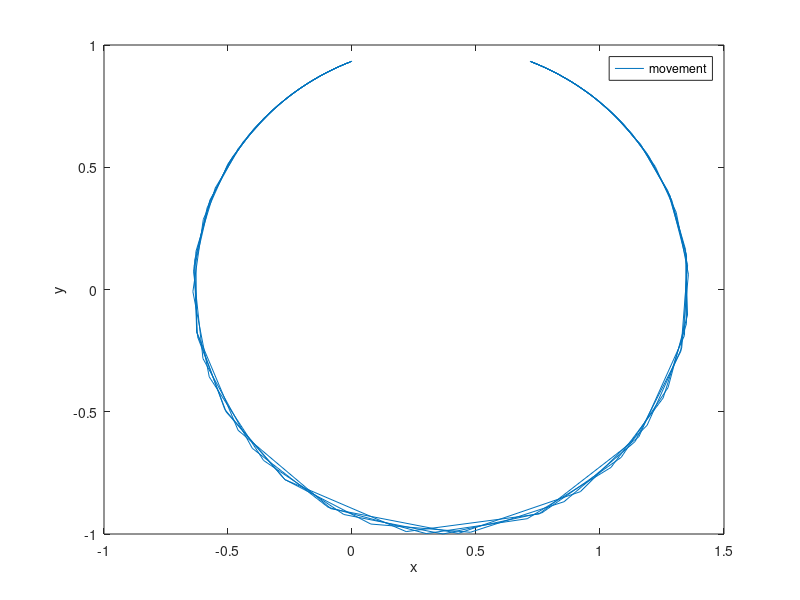
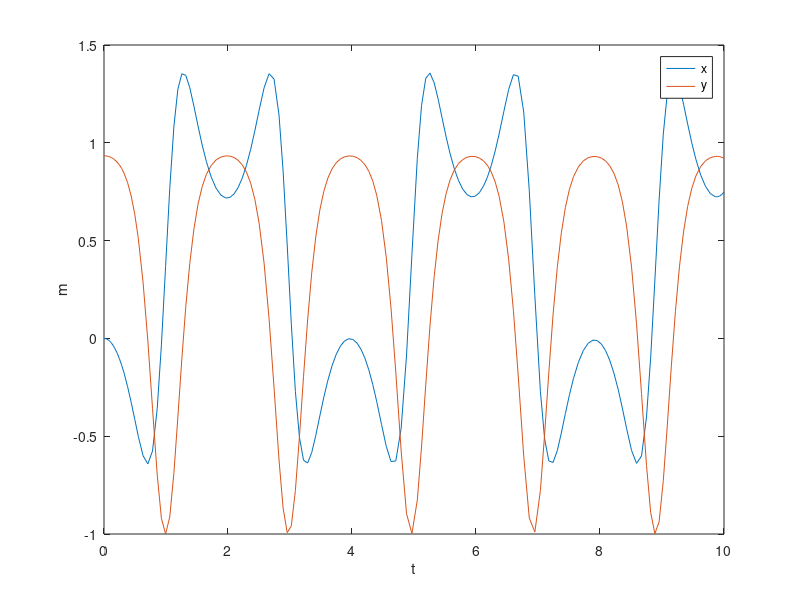

MATLAB code for these plots, in order:
clear all
close all
format long e

g = 9.81;
l = 1;
steps = 100; % Walking steps, physically.
angleinitdegree = -21; % starting angle
angleenddegree = 18; % when our angle passes this angle we pass from one leg to the other
angleinit = (angleinitdegree/180)*pi;
angleend = (angleenddegree/180)*pi;
angle_init_velocity = 0; % Initial angle velocity.

% Walking, angle against time: x = theta
% Differential equations:
f = @(t,x) [x(2); g*sin(x(1))/l];

% Interval over which to solve x
tspan = [0 10];

% Initial state
x0 = [angleinit;angle_init_velocity];
x_cord = [];
y_cord = [];
xfinal=0;
yfinal=l*cos(x0(1));
ttot = [];

% Determine t, x(t)
for i = 1:steps
    [t,x] = ode45(f, tspan, x0);
    newx = min(find((x(:,1)>angleend)));    
    if ~isempty(newx)
        newtspan = [0 t(newx)];
        [t,x] = ode45(f, newtspan, x0);
        newx = min(find((x(:,1)>angleend)));
        if ~isempty(ttot)
            ttot = [ttot; ttot(end)+t(1:newx-1)];
        else
            ttot = [t(1:newx-1)];
        end
        for j = 1:(newx-1)
            x_cord = [x_cord; xfinal+(l*sin(x(j,1))-l*sin(x(1,1)))];
            y_cord = [y_cord; yfinal+(l*cos(x(j,1))-l*cos(x(1,1)))];
        end
        x0 = [angleinit,x(newx-1,2)];
        xfinal = x_cord(end);
        yfinal = y_cord(end);
    else
        ttot=t;
        x_cord = (l*sin(x(:,1))-l*sin(x(1,1)));
        y_cord = yfinal+(l*cos(x(:,1))-l*cos(x(1,1)));
    end
end

% Plot x1, x2 and x3 against time
figure('Name', 'x against y')
plot(x_cord,y_cord)
legend('movement')
xlabel('x')
ylabel('y')

% Plot x and y against time
figure('Name', 'x and y against time')
plot(ttot, x_cord,ttot, y_cord)
legend('x', 'y')
xlabel('t')
ylabel('m')

% --------------------------------------------------------




